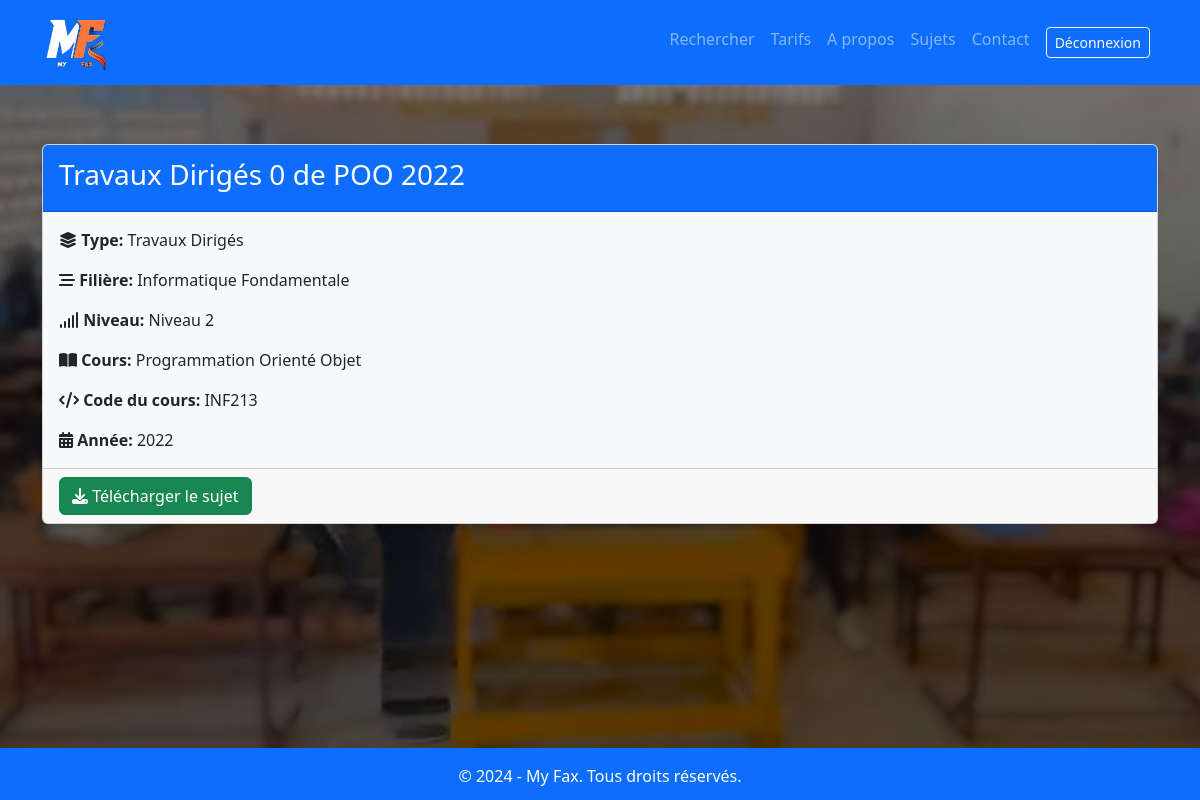
/sujets/2/ (signed in), run on the app's committed database.
### appliweb/models.py (models this page shows, shortened)
class Sujet(models.Model):
    TYPE_SUJET_CHOICES = [
        ('TD', 'Travaux Dirigés'),
        ('TPE', 'Travaux Pratiques Encadrés'),
        ('CC', 'Contrôle Continu'),
        ('EXAM', 'Examen'),
    ]
    NIVEAU_CHOICES = [
        ('Niveau 1', 'Niveau 1'),
        ('Niveau 2', 'Niveau 2'),
        ('Niveau 3', 'Niveau 3'),
    ]
    FILIERE_CHOICES = [
        ('Informatique Fondamentale', 'Informatique Fondamentale'),
        ('Informatique et Gestion des entreprises', 'Informatique et Gestion des entreprises'),
        ('Mathématiques', 'Mathématiques'),
        ('Physique', 'Physique'),
        ('Chimie', 'Chimie'),
        ('Science Biologie', 'Science Biologie'),
        ('Science de la terre', 'Science de la terre'),
    ]
    nom_cours = models.CharField(max_length=100,)
    code_cours = models.CharField(max_length=10)
    titre = models.CharField(max_length=200)
    type_sujet = models.CharField(max_length=4, choices=TYPE_SUJET_CHOICES)
    annee = models.IntegerField()
    niveau = models.CharField(max_length=10, choices=NIVEAU_CHOICES)
    filiere = models.CharField(max_length=100, choices=FILIERE_CHOICES)
    cours = models.CharField(max_length=100, default='Cours')
    fichier = models.FileField(upload_to='sujets/')

### appliweb/views.py (the view)
# urls.py: path('sujets/<int:sujet_id>/', views.detail_sujet, name='detail_sujet'),
@login_required
def detail_sujet(request, sujet_id):
    sujet = get_object_or_404(Sujet, id=sujet_id)
    return render(request, 'detail_sujet.html', {'sujet': sujet})

### templates/detail_sujet.html
{% extends 'base.html' %}
{% block content %}
<div class="card mb-3 shadow-sm mt-5">
    <div class="card-header bg-primary text-white">
        <div class="card-title fs-3">{{ sujet.titre }}</div>
    </div>
    <div class="card-body bg-light text-dark">
        <p class="card-text"><i class="fas fa-layer-group"></i> <strong>Type:</strong> {{ sujet.get_type_sujet_display }}</p>
        <p class="card-text"><i class="fas fa-stream"></i> <strong>Filière:</strong> {{ sujet.get_filiere_display }}</p>
        <p class="card-text"><i class="fas fa-signal"></i> <strong>Niveau:</strong> {{ sujet.get_niveau_display }}</p>
        <p class="card-text"><i class="fas fa-book-open"></i> <strong>Cours:</strong> {{ sujet.nom_cours }}</p>
        <p class="card-text"><i class="fas fa-code"></i> <strong>Code du cours:</strong> {{ sujet.code_cours }}</p>
        <p class="card-text"><i class="fas fa-calendar-alt"></i> <strong>Année:</strong> {{ sujet.annee }}</p>
    </div>
    <div class="card-footer">
        <a href="{{ sujet.fichier.url }}" class="btn btn-success"><i class="fas fa-download"></i> Télécharger le sujet</a>
    </div>
</div>
{% endblock %}

### appliweb/static/css/style.css (style rules this page uses)
.card { transition: transform 0.2s ease; }

### data on the page
Sujet: titre "Travaux Dirigés 0 de POO 2022", type_sujet "Travaux Dirigés", filiere "Informatique Fondamentale", niveau "Niveau 2", nom_cours "Programmation Orienté Objet", code_cours "INF213", annee "2022"
